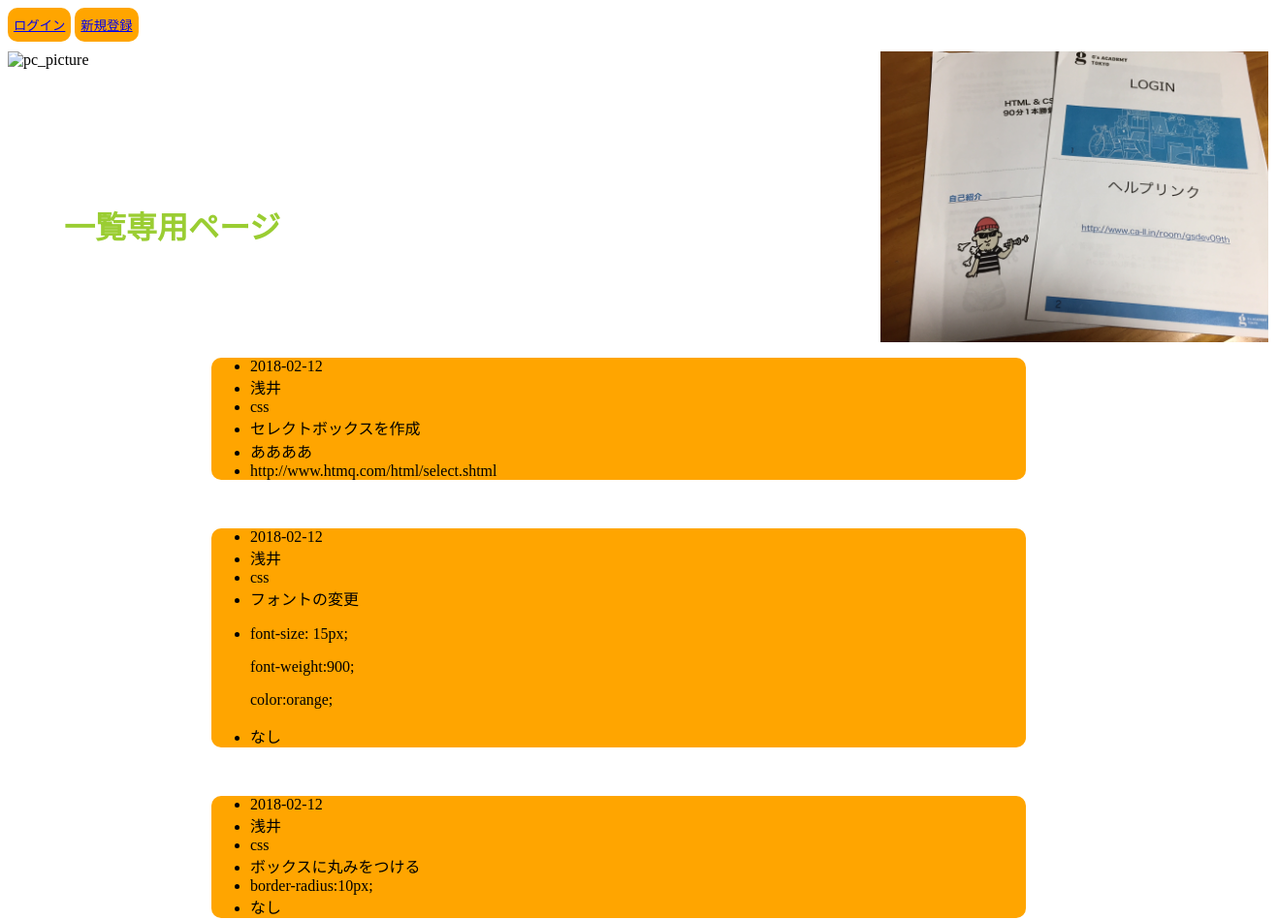
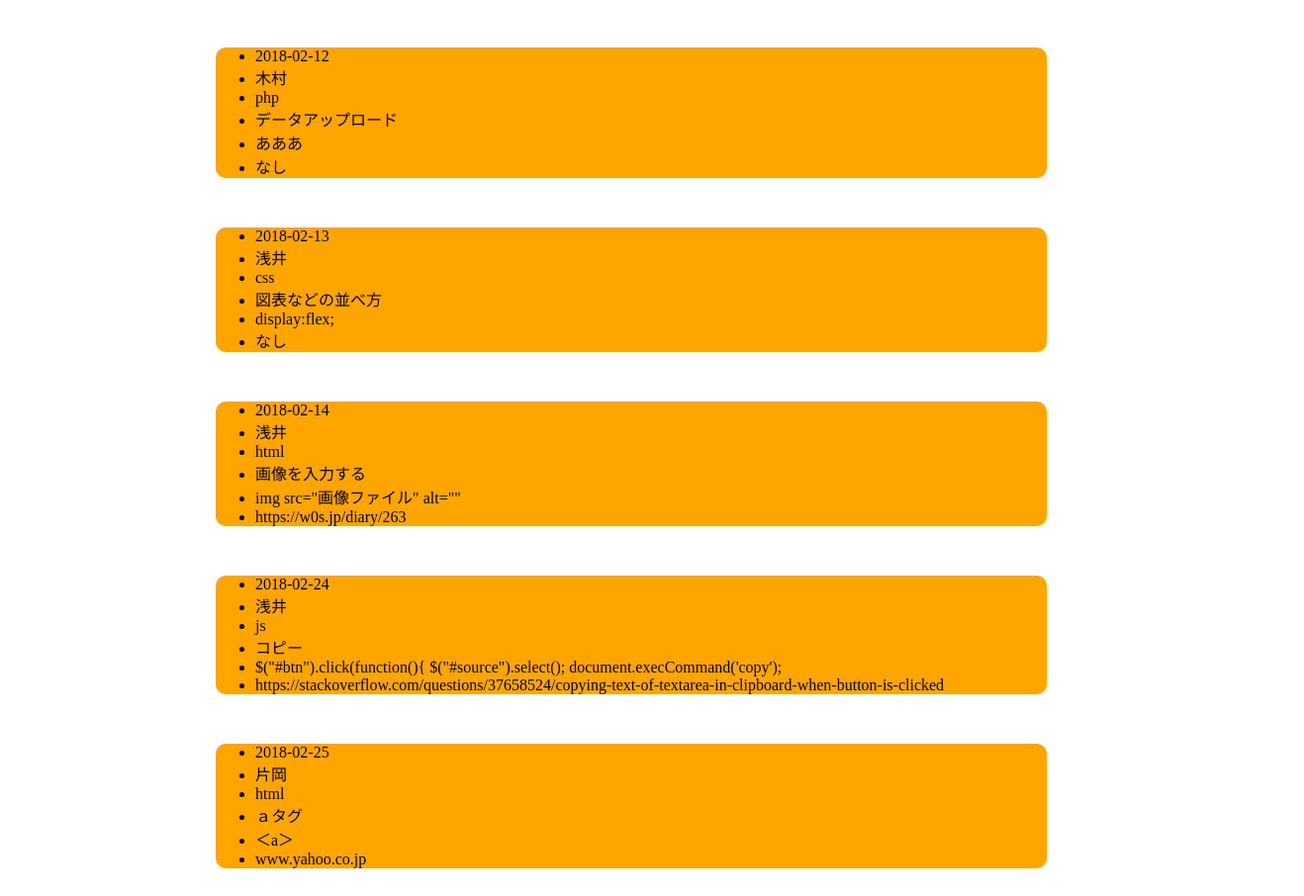
/select_ippan.php, run on the app's committed database (2 pictures, top to bottom).
### tables this page shows
CREATE TABLE IF NOT EXISTS `gs_code_table` (
`id` int(12) NOT NULL,
  `date` date NOT NULL,
  `name` varchar(20) DEFAULT NULL,
  `spec` text NOT NULL,
  `subject` text NOT NULL,
  `source` text NOT NULL,
  `link` text NOT NULL
);

### select_ippan.php (the view, shortened to what this page needs)
<!DOCTYPE html>
  <html lang="en">
  <head>
    <link rel="stylesheet" href="css/style.css">
    </head>
<header>
  <button><a class="navbar-brand" href="login.php">ログイン</a></button>
  <button><a class="navbar-brand" href="index_user.php">新規登録</a></button>
<div id="head_pic">
  <img src="PC_pic.jpg" alt="pc_picture" width=900px height=300px>
  <img src="pc_pic2.jpg" alt="pc_picture" width=500px height=300px>
</div>
</header>
  <body>
 <h1>一覧専用ページ</h1>
<?php
$pdo=db_con();
$stmt = $pdo->prepare("SELECT * FROM gs_code_table");
$status = $stmt->execute();
$view="";
if($status==false){
  error_db_Info($stmt);
}else{
  while( $result = $stmt->fetch(PDO::FETCH_ASSOC)){
    $view .='<ul>';
    $view .= "<li>".$result["date"]."</li>";
    $view .= "<li>".$result["name"]."</li>";
    $view .= "<li>".$result["spec"]."</li>";
    $view .= "<li>".$result["subject"]."</li>";
    $view .= "<li>".$result["source"]."</li>";
    $view .= "<li>".$result["link"]."</li>";
    $view .='</ul>';
}
}
?>
    <div class="container jumbotron"><?=$view?></div>
    </body>
  </html>

### css/style.css (style rules this page uses)
body { background-image: url("../gatag-00010756.jpg");background-repeat: repeat; max-width:700px; }
#head_pic { display:flex; position:relative; margin-top:10px; }
h1 { font-size:"20px"; color:yellowgreen; position:absolute; top:10%; left:5%; }
ul { color:black; background-color: orange; border-radius:10px; width:800px; margin-left:30%; margin-bottom:50px; text-decoration: none; }
button { height:35px; background-color:orange; border-radius:10px; border:none; }

### data on the page
gs_code_table: date "2018-02-12", name "浅井", spec "css", subject "セレクトボックスを作成", source "ああああ", link "http://www.htmq.com/html/select.shtml"
gs_code_table: date "2018-02-12", name "浅井", spec "css", subject "フォントの変更", source "font-size: 15px; font-weight:900; color:orange;", link "なし"
gs_code_table: date "2018-02-12", name "浅井", spec "css", subject "ボックスに丸みをつける", source "border-radius:10px;", link "なし"
gs_code_table: date "2018-02-12", name "木村", spec "php", subject "データアップロード", source "あああ", link "なし"
gs_code_table: date "2018-02-13", name "浅井", spec "css", subject "図表などの並べ方", source "display:flex;", link "なし"
gs_code_table: date "2018-02-14", name "浅井", spec "html", subject "画像を入力する", source "img src=\"画像ファイル\" alt=\"\"", link "https://w0s.jp/diary/263"
gs_code_table: date "2018-02-24", name "浅井", spec "js", subject "コピー", source "$(\"#btn\").click(function(){ $(\"#source\").select(); document.execCommand('copy');", link "https://stackoverflow.com/questions/37658524/copying-text-of-textarea-in-clipboard-when-button-is-clicked"
gs_code_table: date "2018-02-25", name "片岡", spec "html", subject "ａタグ", source "＜a＞", link "www.yahoo.co.jp"
